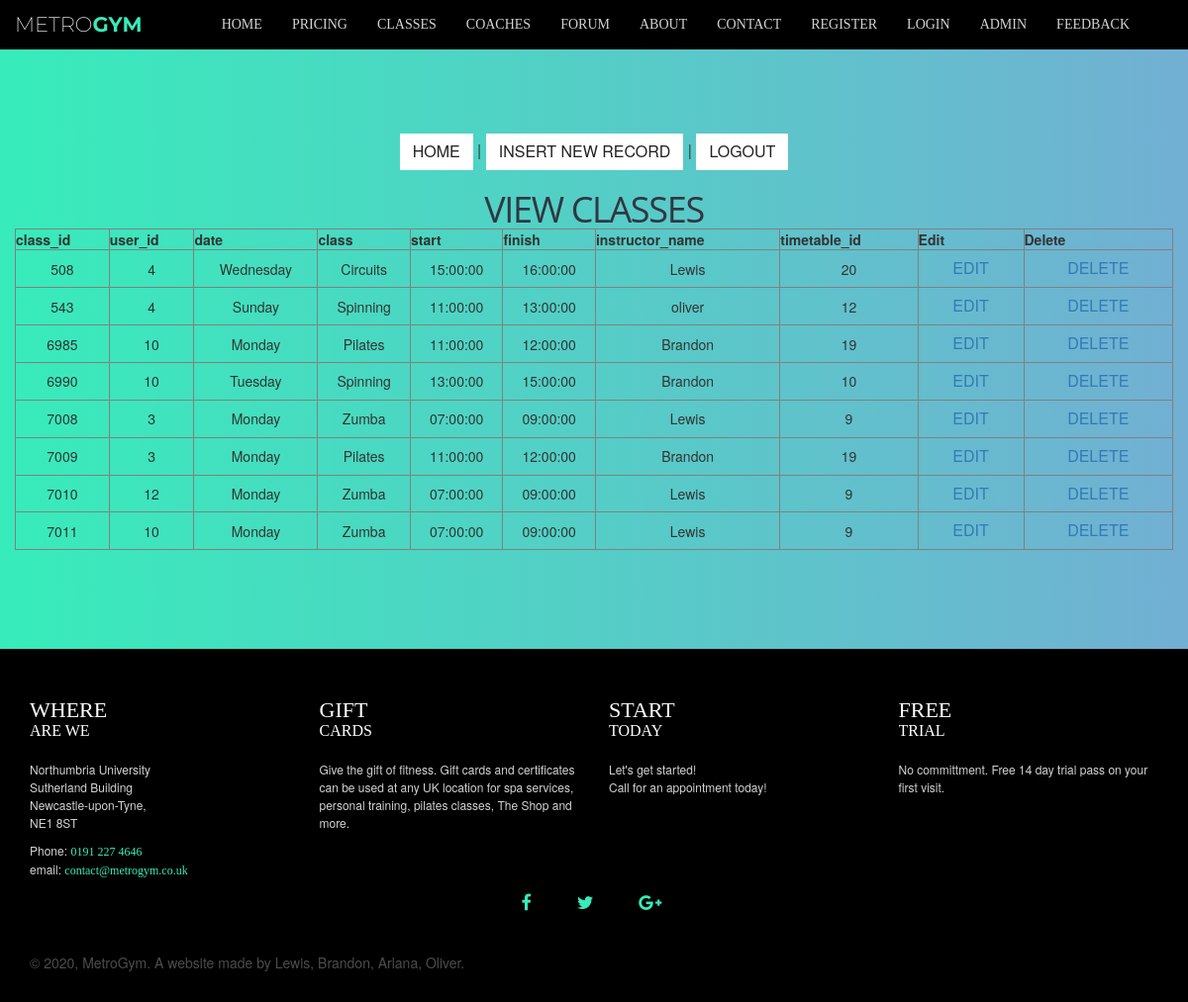
The page /admin/view.php on the database its author committed.
### tables this page shows
CREATE TABLE `tblclasses` (
  `class_id` int(11) NOT NULL,
  `user_id` int(11) NOT NULL,
  `date` varchar(20) NOT NULL,
  `class` varchar(22) NOT NULL,
  `start` time NOT NULL,
  `finish` time NOT NULL,
  `instructor_name` text NOT NULL,
  `timetable_id` int(11) NOT NULL
);

### admin/view.php (the view, shortened to what this page needs)
<?php
require_once "../server/config/config.php";
include('../group/global/makeHeader.php');
echo makeHeader();
?>
<!DOCTYPE html>
<html>
<head>
<link rel="stylesheet" href="style.css">
</head>
<body id="page-top" class="page admin">
<?php include('../group/global/makeNav.php');
    echo makeNav();
?>
<body>
<section class="admin">
<div class="container">
     <div class ="row">
            <div style = "text-align: center;">
<div class="form">
<p><a class="btn btn-default" href="classes.php">Home</a>
| <a class="btn btn-default" href="insert.php">Insert New Record</a>
| <a class="btn btn-default" href="adminLogout.php">Logout</a></p>
<h2>View classes</h2>
<table width="100%" border="1" style="border-collapse:collapse;">
<thead>
<tr>
<th><strong>class_id</strong></th>
<th><strong>user_id</strong></th>
<th><strong>date</strong></th>
<th><strong>class</strong></th>
<th><strong>start</strong></th>
<th><strong>finish</strong></th>
<th><strong>instructor_name</strong></th>
<th><strong>timetable_id</strong></th>
<th><strong>Edit</strong></th>
<th><strong>Delete</strong></th>
</tr>
</thead>
<tbody>
<?php
$sel_query="SELECT * FROM tblclasses ORDER BY class_id";
$result = mysqli_query($link, $sel_query);
while($row = mysqli_fetch_assoc($result))
{ ?>
    <tr>
    <td allign="center"><?php echo $row["class_id"]; ?></td>
    <td allign="center"><?php echo $row["user_id"]; ?></td>
    <td allign="center"><?php echo $row["date"]; ?></td>
    <td allign="center"><?php echo $row["class"]; ?></td>
    <td allign="center"><?php echo $row["start"]; ?></td>
    <td allign="center"><?php echo $row["finish"]; ?></td>
    <td allign="center"><?php echo $row["instructor_name"]; ?></td>
    <td allign="center"><?php echo $row["timetable_id"]; ?></td>
    <td allign="center">
    <a class="btn btn-link" href="edit.php?class_id=<?php echo $row["class_id"]; ?>">Edit</a>
    </td>
    <td allign="center">
    <a class="btn btn-link" href="delete.php?class_id=<?php echo $row["class_id"]; ?>">Delete</a>
    </td>
    </tr>
    <?php
} ?>
</tbody>
</table>
</div>
</section>
</body>
</html>
<?php
include('../group/global/makeFooter.php');
echo makeFooter();
?>

### resources/css/style.css (style rules this page uses)
html, body { height: 100%; width: 100%; }
body { font-family: 'ProximaNova-Regular', 'Helvetica Neue', Arial, sans-serif; }
a { -webkit-transition: all 0.35s; -moz-transition: all 0.35s; transition: all 0.35s; color: #37ecba; }
h1, h2, h3, h4 { font-family: 'Open Sans', 'Helvetica Neue', Arial, sans-serif; }
p { font-size: 16px; line-height: 1.5; margin-bottom: 20px; }
section { padding: 100px 0; }
.btn-default { color: #222222; background-color: white; border-color: white; -webkit-transition: all 0.35s; -moz-transition: all 0.35s; transition: all 0.35s; }
.btn { font-size: 16px; border-radius: 0px; text-transform: uppercase; }
body { -webkit-tap-highlight-color: #222222; background-color: #252525; }
h2 { color: #323643; font-size: 36px; text-transform: uppercase; position: relative; letter-spacing: -1pt; margin: 0px; }
.page { background-image: linear-gradient(to right, #37ecba 0%, #72afd3 100%); background-size: cover; padding-top: 35px; }

### rows shown on the page
tblclasses: class_id "508", user "4", date "Wednesday", class "Circuits", start "15:00:00", finish "16:00:00", instructor_name "Lewis", timetable "20"
tblclasses: class_id "543", user "4", date "Sunday", class "Spinning", start "11:00:00", finish "13:00:00", instructor_name "oliver", timetable "12"
tblclasses: class_id "6985", user "10", date "Monday", class "Pilates", start "11:00:00", finish "12:00:00", instructor_name "Brandon", timetable "19"
tblclasses: class_id "6990", user "10", date "Tuesday", class "Spinning", start "13:00:00", finish "15:00:00", instructor_name "Brandon", timetable "10"
tblclasses: class_id "7008", user "3", date "Monday", class "Zumba", start "07:00:00", finish "09:00:00", instructor_name "Lewis", timetable "9"
tblclasses: class_id "7009", user "3", date "Monday", class "Pilates", start "11:00:00", finish "12:00:00", instructor_name "Brandon", timetable "19"
tblclasses: class_id "7010", user "12", date "Monday", class "Zumba", start "07:00:00", finish "09:00:00", instructor_name "Lewis", timetable "9"
tblclasses: class_id "7011", user "10", date "Monday", class "Zumba", start "07:00:00", finish "09:00:00", instructor_name "Lewis", timetable "9"
